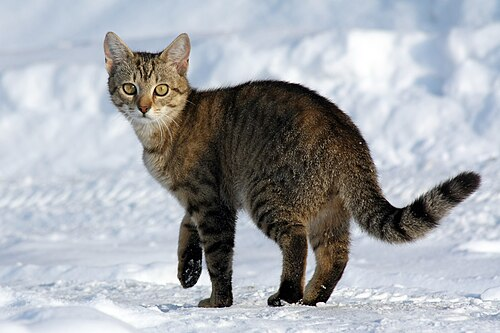
#> input picture lecture-1/figures/photo-cat-2.jpg, 500 x 333 px
$ python gan.py
#> lines starting #> are read from the running program, lines starting #| are printed output that depends on the picture
### common/scripts/diagram.py
'''Shared drawing helpers for box-and-arrow figures.

Arrows are horizontal or vertical only; a connection that changes direction is an elbow of axis-aligned segments with the arrowhead on the last one.
'''

from pathlib import Path

import matplotlib.pyplot as plt
from matplotlib.axes import Axes
from matplotlib.offsetbox import AnnotationBbox, OffsetImage
from matplotlib.patches import FancyArrowPatch, FancyBboxPatch


def box(ax: Axes, x0: float, y0: float, x1: float, y1: float, label: str | None, facecolor: str, edgecolor: str, textcolor: str | None, size: float = 12, weight: int = 400, family: str | None = None, linespacing: float = 1.15, rounding: float = 0.014) -> None:
    ax.add_patch(FancyBboxPatch((x0, y0), x1 - x0, y1 - y0, boxstyle=f'round,pad=0,rounding_size={rounding}', facecolor=facecolor, edgecolor=edgecolor, linewidth=1.2))
    if label:
        ax.text((x0 + x1) / 2, (y0 + y1) / 2, label, ha='center', va='center', fontsize=size, color=textcolor, fontweight=weight, family=family, linespacing=linespacing)


def harrow(ax: Axes, x0: float, x1: float, y: float, color: str, linewidth: float = 1.3, scale: float = 14) -> None:
    ax.add_patch(FancyArrowPatch((x0, y), (x1, y), arrowstyle='-|>', mutation_scale=scale, color=color, linewidth=linewidth))


def varrow(ax: Axes, y0: float, y1: float, x: float, color: str, linewidth: float = 1.3, scale: float = 14) -> None:
    ax.add_patch(FancyArrowPatch((x, y0), (x, y1), arrowstyle='-|>', mutation_scale=scale, color=color, linewidth=linewidth))


def photo(ax: Axes, path: Path, xy: tuple[float, float], zoom: float, edgecolor: str = 'white', linewidth: float = 2.0, sample: int = 1, **image_args: object) -> None:
#> called with xy = (0.36, 0.64), zoom = 1.9, edgecolor = '#B03A48', linewidth = 1.6, sample = 12
    image = plt.imread(path)[::sample, ::sample]
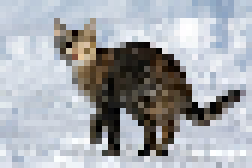
#> image: shape (28, 42, 3) (shown 6 times larger); mean R, G, B 166, 169.3, 174.3
#> call 2 of photo, with xy = (0.36, 0.12), zoom = 0.16, edgecolor = '#0F766E', linewidth = 1.6, sample = 1
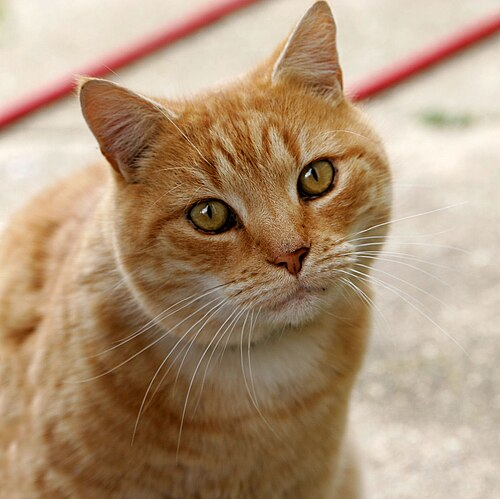
#> input picture lecture-1/figures/photo-cat-1.jpg, 500 x 499 px
#> in photo, image is the input picture: shape (499, 500, 3); mean R, G, B 175.9, 148.8, 120.8
    ax.add_artist(AnnotationBbox(OffsetImage(image, zoom=zoom, **image_args), xy, frameon=True, pad=0.14, bboxprops={'edgecolor': edgecolor, 'linewidth': linewidth}))

### common/scripts/plotstyle.py
'''Shared matplotlib style for every figure in the ECLAC AI courses.'''

import logging
from pathlib import Path

import matplotlib as mpl
import matplotlib.pyplot as plt
from matplotlib.axes import Axes
from matplotlib.colors import LinearSegmentedColormap
from matplotlib.figure import Figure

INK = '#1F2A3A'
INK_SOFT = '#4D5E75'
INK_SUBTLE = '#7A8AA0'
GRID = '#CFDBE8'
SURFACE = '#EEF3F9'
BORDER = '#CFDBE8'
ACCENT = '#0072BC'
ACCENT_SOFT = '#D6EAF6'
EMERALD = '#0F766E'
EMERALD_SOFT = '#D6F0EA'
GOLD = '#A37430'
GOLD_SOFT = '#F6ECD8'
CRIMSON = '#B03A48'
CRIMSON_SOFT = '#FBE4E6'
WHITE = '#FFFFFF'
MIST = '#F5F7FA'

SERIES = [ACCENT, '#C1721F', EMERALD, '#0891B2', '#005B96', INK_SUBTLE]
SEQUENTIAL = ['#F2F8FC', '#D6EAF6', '#8CC3E4', '#0072BC', '#005B96', '#00437C']

TEXT_WIDTH_IN = 10.0


def use_style() -> None:
    logging.getLogger('matplotlib.font_manager').setLevel(logging.ERROR)
    logging.getLogger('fontTools').setLevel(logging.ERROR)
    mpl.rcParams.update(
        {
            'font.family': 'sans-serif',
            'font.sans-serif': ['Fira Sans', 'Helvetica Neue', 'DejaVu Sans'],
            'mathtext.fontset': 'custom',
            'mathtext.rm': 'Fira Sans',
            'mathtext.it': 'Fira Sans:italic',
            'mathtext.bf': 'Fira Sans:medium',
            'font.size': 13,
            'axes.titlesize': 14,
            'axes.labelsize': 13,
            'xtick.labelsize': 11,
            'ytick.labelsize': 11,
            'legend.fontsize': 11,
            'axes.prop_cycle': mpl.cycler(color=SERIES),
            'text.color': INK,
            'axes.labelcolor': INK,
            'axes.edgecolor': INK_SOFT,
            'xtick.color': INK_SOFT,
            'ytick.color': INK_SOFT,
            'grid.color': GRID,
            'figure.facecolor': 'none',
            'axes.facecolor': 'none',
            'savefig.facecolor': 'none',
            'savefig.transparent': True,
            'axes.spines.top': False,
            'axes.spines.right': False,
            'axes.grid': True,
            'axes.linewidth': 1.0,
            'grid.linewidth': 0.8,
            'grid.alpha': 0.7,
            'lines.linewidth': 2.0,
            'lines.markersize': 5,
            'patch.linewidth': 1.0,
            'legend.frameon': False,
            'figure.dpi': 120,
            'pdf.fonttype': 42,
        }
    )


def figsize(fraction: float = 0.82, aspect: float = 0.52) -> tuple[float, float]:
    width = TEXT_WIDTH_IN * fraction
    return (width, width * aspect)


def cmap() -> LinearSegmentedColormap:
    return LinearSegmentedColormap.from_list('course', SEQUENTIAL)


def blank(ax: Axes) -> None:
    '''Turn an axes into a bare drawing surface for box-and-arrow diagrams.'''
    ax.set_axis_off()
    ax.grid(False)
    ax.set_xlim(0, 1)
    ax.set_ylim(0, 1)


def save(fig: Figure, path: Path, **layout: float) -> None:
    '''Write the figure cropped to its content, so a slide can center it.'''
    fig.tight_layout(pad=0.3, **layout)
    fig.savefig(path, transparent=True, bbox_inches='tight', pad_inches=0.05)
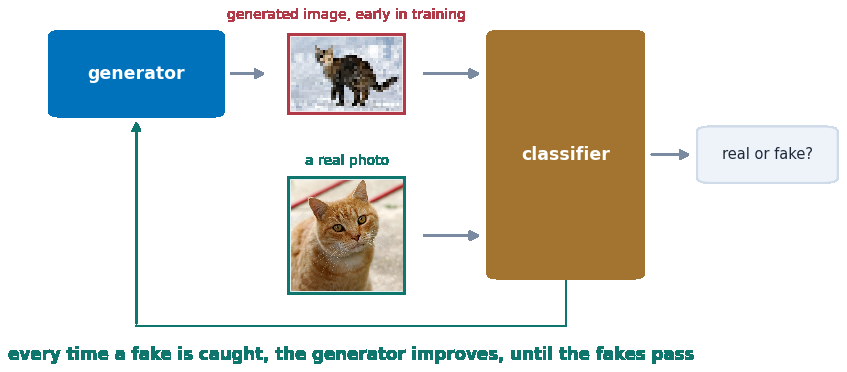
#> figure drawn by matplotlib, 1 panel
    plt.close(fig)

### lecture-1/scripts/_common.py
'''Path setup shared by every figure script in this lecture.'''

import sys
from pathlib import Path

COMMON = Path(__file__).resolve().parents[2] / 'common' / 'scripts'
FIGURES = Path(__file__).resolve().parents[1] / 'figures'

sys.path.insert(0, str(COMMON))


def target(name: str) -> Path:
    return FIGURES / f'{name}.pdf'

### lecture-1/scripts/gan.py
'''A GAN: generator against classifier, with a real photo and an early fake.

Photos: Wikimedia Commons (Cat03, Felis catus on snow).
'''

import matplotlib.pyplot as plt

from _common import FIGURES, target
from diagram import box, harrow, photo, varrow
from plotstyle import ACCENT, BORDER, CRIMSON, EMERALD, GOLD, INK, INK_SUBTLE, SURFACE, WHITE, blank, figsize, save, use_style

FAKE_Y, REAL_Y = 0.64, 0.12
IMAGE_X = 0.36
GENERATOR_CENTER = 0.12


def gan() -> None:
    fig, ax = plt.subplots(figsize=figsize(0.96, 0.42))
    blank(ax)

    box(ax, 0.02, 0.50, 0.22, 0.78, 'generator', ACCENT, 'none', WHITE, size=12.5, weight=600, rounding=0.016)
    harrow(ax, 0.225, 0.27, FAKE_Y, INK_SUBTLE, linewidth=1.4)

    photo(ax, FIGURES / 'photo-cat-2.jpg', (IMAGE_X, FAKE_Y), 1.9, edgecolor=CRIMSON, linewidth=1.6, interpolation='nearest', sample=12)
    ax.text(IMAGE_X, 0.83, 'generated image, early in training', ha='center', fontsize=10, color=CRIMSON, va='center')

    photo(ax, FIGURES / 'photo-cat-1.jpg', (IMAGE_X, REAL_Y), 0.16, edgecolor=EMERALD, linewidth=1.6)
    ax.text(IMAGE_X, 0.36, 'a real photo', ha='center', fontsize=10, color=EMERALD, va='center')

    box(ax, 0.52, -0.02, 0.70, 0.78, 'classifier', GOLD, 'none', WHITE, size=12.5, weight=600, rounding=0.016)
    harrow(ax, 0.445, 0.515, FAKE_Y, INK_SUBTLE, linewidth=1.4)
    harrow(ax, 0.445, 0.515, REAL_Y, INK_SUBTLE, linewidth=1.4)

    box(ax, 0.76, 0.29, 0.92, 0.47, 'real or fake?', SURFACE, BORDER, INK, size=10.5, rounding=0.016)
    harrow(ax, 0.705, 0.755, 0.38, INK_SUBTLE, linewidth=1.4)

    ax.plot([0.61, 0.61], [-0.025, -0.17], color=EMERALD, linewidth=1.3)
    ax.plot([0.61, GENERATOR_CENTER], [-0.17, -0.17], color=EMERALD, linewidth=1.3)
    varrow(ax, -0.17, 0.495, GENERATOR_CENTER, EMERALD, scale=13)
    ax.text(0.365, -0.235, 'every time a fake is caught, the generator improves, until the fakes pass', ha='center', fontsize=12, color=EMERALD, fontweight=600, va='top')

    ax.set_ylim(-0.31, 0.95)
    save(fig, target('gan'))


if __name__ == '__main__':
    use_style()
    gan()
